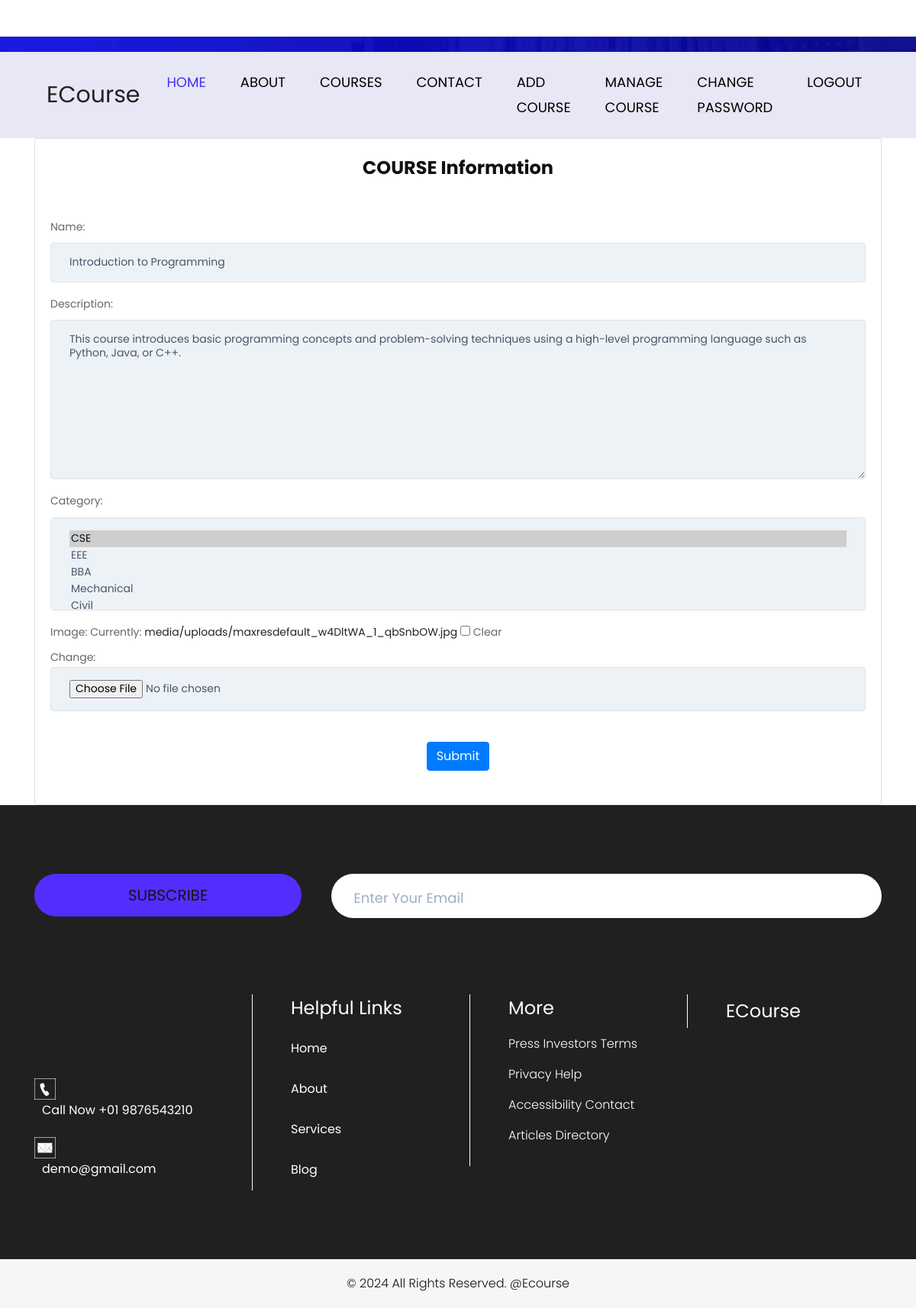
/Courses/editcourse/1 (signed in), run on the app's committed database.
### Courses/models.py (models this page shows, shortened)
class courses(models.Model):
    name = models.CharField(max_length=60)
    description = models.TextField()
    author = models.ForeignKey(User, on_delete = models.CASCADE)
    category = models.ManyToManyField(Categori)
    image = models.ImageField(upload_to = 'media/uploads/',blank=True, null=True)
    borrowers = models.ManyToManyField(User, related_name='entrollers_course', blank=True, null=True)

### Courses/views.py (the view)
# urls.py: path('editcourse/<int:id>', views.EditCourse.as_view(), name = 'edit_course'),
@method_decorator(login_required, name='dispatch')
class EditCourse(UpdateView):
    template_name = 'add_course.html'
    form_class = forms.CourseForm
    model = models.courses
    pk_url_kwarg = 'id'
    success_url = reverse_lazy('add_course')

### Courses/forms.py
class CourseForm(forms.ModelForm):
    class Meta:
        model = courses
        exclude =['author','borrowers']
    def __init__(self, *args, **kwargs):
        super().__init__(*args, **kwargs)
        for field in self.fields:
            self.fields[field].widget.attrs.update({
                'class' : (
                    'appearance-none block w-full bg-gray-200 '
                    'text-gray-700 border border-gray-200 rounded '
                    'py-3 px-4 leading-tight focus:outline-none '
                    'focus:bg-white focus:border-gray-500'
                )
            })

### Category/models.py (called while the page is built)
    def __str__(self):
        return self.category_name

### Courses/templates/add_course.html (shortened to what this page needs)
{% extends "base.html" %}
{% load static %}
{% block content%}
<div class="container mt-5">
    <div class="card">
        <div class="card-body">
            <h1 class="font-bold text-center pb-5">COURSE Information</h1>
            <form method="post" enctype="multipart/form-data">
                <div class="row mb-6">
                    <div class="col-md-12">
                        {% for field in form %}
                    <div class="mb-3">
                        {{ field.label_tag }} {{ field }}
                    </div>
                    {% endfor %}
                    </div>
                </div>
                <div class="row mb-6">
                    <div class="col-12 text-center">
                        <button class="btn btn-primary" type="submit">Submit</button>
                    </div>
                </div>
            </form>
        </div>
    </div>
</div>
{% endblock %}

### static/css/style.css (style rules this page uses)
* { box-sizing: border-box !important; transition: ease all 0.5s; }
html { scroll-behavior: smooth; }
body { color: #666666; font-size: 14px; font-family: 'Poppins', sans-serif; line-height: 1.80857; font-weight: normal; overflow-x: hidden; }
a { color: #1f1f1f; text-decoration: none !important; outline: none !important; -webkit-transition: all .3s ease-in-out; -moz-transition: all .3s ease-in-out; -ms-transition: all .3s ease-in-out; -o-transition: all .3s ease-in-out; transition: all .3s ease-in-out; }
h1, h2, h3, h4, h5, h6 { letter-spacing: 0; font-weight: normal; position: relative; padding: 0 0 10px 0; font-weight: normal; line-height: normal; color: #111111; margin: 0 }
h1 { font-size: 24px }
*, *::after, *::before { -webkit-box-sizing: border-box; -moz-box-sizing: border-box; box-sizing: border-box; }
a { color: #222222; text-decoration: none; outline: none !important; }
a, .btn { text-decoration: none !important; outline: none !important; -webkit-transition: all .3s ease-in-out; -moz-transition: all .3s ease-in-out; -ms-transition: all .3s ease-in-out; -o-transition: all .3s ease-in-out; transition: all .3s ease-in-out; }
button { border: 0; margin: 0; padding: 0; cursor: pointer; }

### data on the page
courses: form "Introduction to Programming" "This course introduces basic programming concepts and problem-solving techniques using a high-level programming language such as Python, Java, or C++."

### other printed values
{{ field.label_tag }} "Name:" "Description:" "Category:" "Image:"
